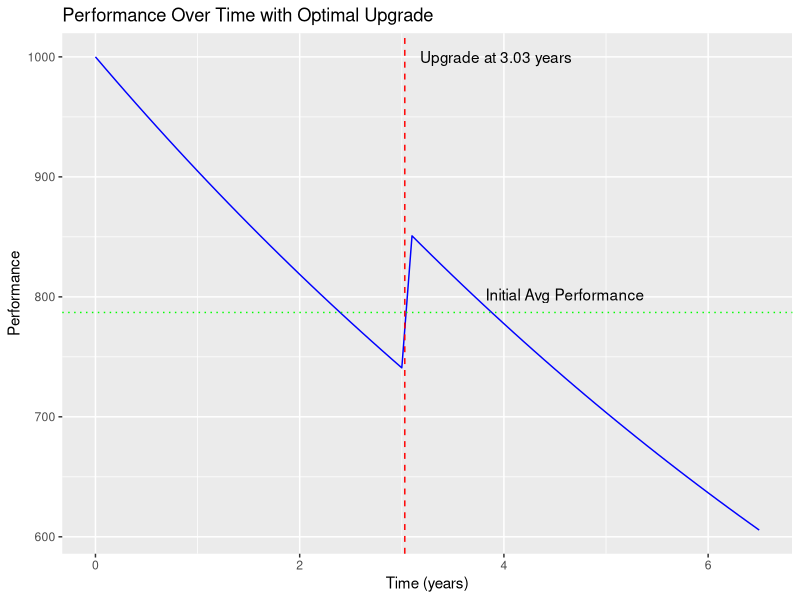

Recreate this plot in R.
library(nloptr)
library(ggplot2)
library(data.table)

# Define the performance decay function
performance <- function(t, t_upgrade, perf_initial, lambda, perf_old_replaced, perf_new) {
  ifelse(
    t < t_upgrade,
    perf_initial * exp(-lambda * t),
    {
      perf_at_upgrade <- (perf_initial - perf_old_replaced) * exp(-lambda * t_upgrade) + perf_new
      perf_at_upgrade * exp(-lambda * (t - t_upgrade))
    }
  )
}

# Define the average performance function over a period
average_performance <- function(t_upgrade, perf_initial, lambda, perf_old_replaced, perf_new, period) {
  time_steps <- seq(0, period, by = 0.01)
  performance_values <- performance(time_steps, t_upgrade, perf_initial, lambda, perf_old_replaced, perf_new)
  mean(performance_values)
}

# Parameters
perf_initial <- 1000  # Initial performance
lambda <- 0.1         # Decay rate
perf_old_replaced <- 395  # Initial performance of the old component
perf_new_values <- c(400, 405, 400, 410, 420)  # Performance of the new components for each upgrade year
initial_period <- 5  # Initial period (in years)

# Function to get the performance upgrade value based on the upgrade time
get_perf_new <- function(t_upgrade) {
  year <- ceiling(t_upgrade)
  if (year > length(perf_new_values)) {
    return(perf_new_values[length(perf_new_values)])
  } else {
    return(perf_new_values[year])
  }
}

# Calculate the average performance over the initial period without any upgrade
initial_avg_perf_no_upgrade <- average_performance(Inf, perf_initial, lambda, perf_old_replaced, 0, initial_period)
cat("Average performance over the first 5 years without any upgrades:", initial_avg_perf_no_upgrade, "\n")

# Objective function to maximize the extended period while maintaining the average performance
objective_function <- function(t_upgrade) {
  perf_new <- get_perf_new(t_upgrade)
  extended_period <- initial_period
  while (TRUE) {
    avg_perf <- average_performance(t_upgrade, perf_initial, lambda, perf_old_replaced, perf_new, extended_period)
    if (avg_perf < initial_avg_perf_no_upgrade) {
      break
    }
    extended_period <- extended_period + 0.01  # Increased precision
  }
  return(-extended_period)  # Maximize the extended period
}

# Set up the optimization problem
lb <- 0  # Lower bound for t_upgrade
ub <- initial_period  # Upper bound for t_upgrade
initial_guess <- initial_period / 2

# Run the optimization using a different algorithm
result <- nloptr::nloptr(
  x0 = initial_guess,
  eval_f = objective_function,
  lb = lb,
  ub = ub,
  opts = list(algorithm = "NLOPT_GN_ISRES", xtol_rel = 1e-6, maxeval = 1000)
)

# Extract the optimal upgrade time
optimal_t_upgrade <- result$solution[1]
optimal_perf_new <- get_perf_new(optimal_t_upgrade)

# Calculate the optimal extended period
optimal_extended_period <- initial_period
while (TRUE) {
  avg_perf <- average_performance(optimal_t_upgrade, perf_initial, lambda, perf_old_replaced, optimal_perf_new, optimal_extended_period)
  if (avg_perf < initial_avg_perf_no_upgrade) {
    break
  }
  optimal_extended_period <- optimal_extended_period + 0.01  # Increased precision
}

# Print the results
cat("Optimal upgrade time:", format(optimal_t_upgrade, digits = 10), "years\n")
cat("Optimal extended period:", format(optimal_extended_period, digits = 10), "years\n")

# Generate performance data for plotting
time_points <- seq(0, optimal_extended_period, by = 0.1)
performance_data <- data.frame(
  Time = time_points,
  Performance = performance(time_points, optimal_t_upgrade, perf_initial, lambda, perf_old_replaced, optimal_perf_new)
)

# Plot the performance over time
ggplot(performance_data, aes(x = Time, y = Performance)) +
  geom_line(color = "blue") +
  geom_vline(xintercept = optimal_t_upgrade, linetype = "dashed", color = "red") +
  labs(title = "Performance Over Time with Optimal Upgrade",
       x = "Time (years)",
       y = "Performance") +
  annotate("text", x = optimal_t_upgrade, y = max(performance_data$Performance), label = paste("Upgrade at", round(optimal_t_upgrade, 2), "years"), hjust = -0.1) +
  geom_hline(yintercept = initial_avg_perf_no_upgrade, linetype = "dotted", color = "green") +
  annotate("text", x = optimal_extended_period * 0.7, y = initial_avg_perf_no_upgrade, label = "Initial Avg Performance", vjust = -1)
